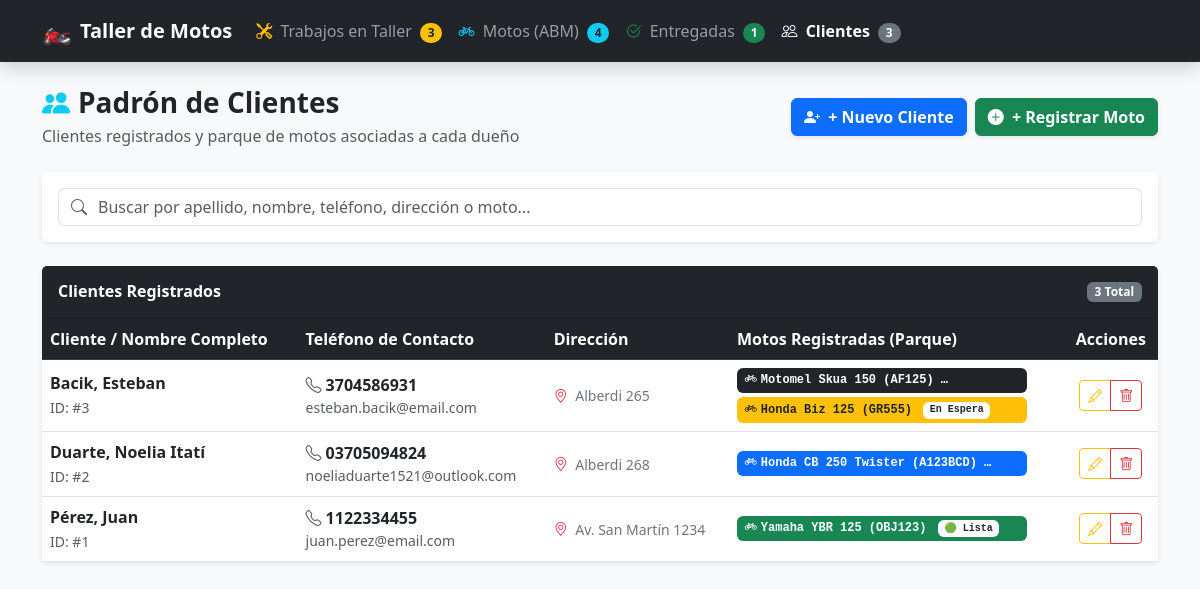
The app's page /clientes.php, older data.
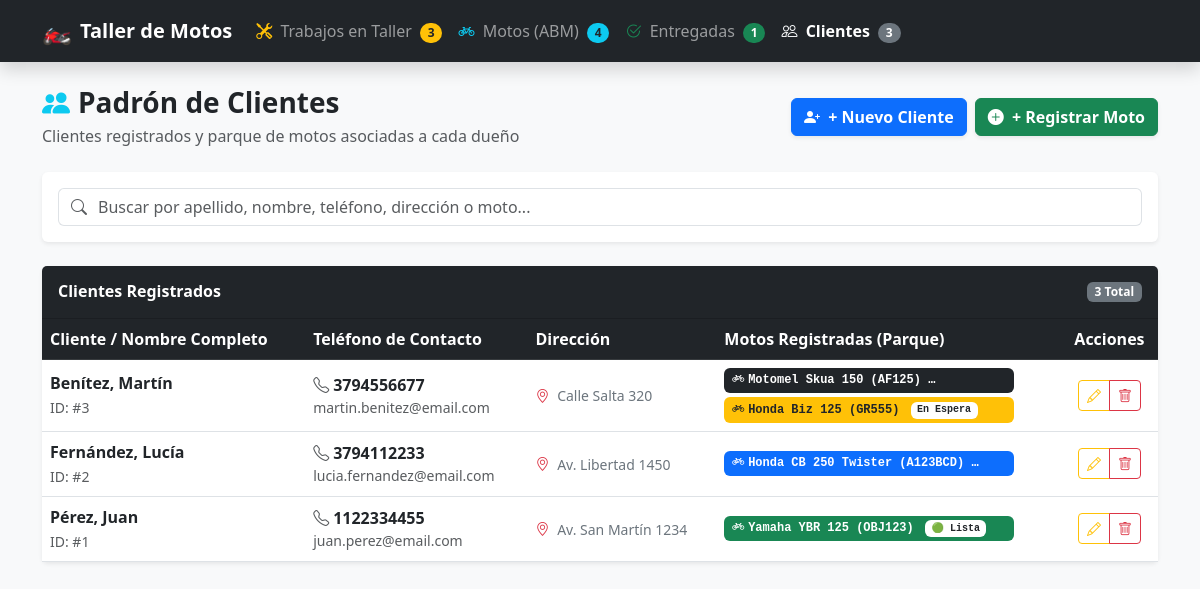
The same page, newer data.
### tables this page shows
CREATE TABLE `clientes` (
  `id_cliente` int(11) NOT NULL,
  `nombre` varchar(100) NOT NULL,
  `apellido` varchar(100) NOT NULL,
  `telefono` varchar(20) NOT NULL,
  `email` varchar(100) DEFAULT NULL,
  `direccion` varchar(200) DEFAULT NULL,
  `fecha_registro` timestamp NOT NULL DEFAULT current_timestamp()
);

### clientes.php (the view, shortened to what the changed rows need)
<?php
require_once 'conexion.php';
$sqlClientes = "SELECT c.*,
                COUNT(m.id_moto) AS total_motos,
                GROUP_CONCAT(CONCAT(
                    m.marca, ' ', m.modelo, ' (', m.patente, ')',
                    '###',
                    COALESCE((SELECT t.estado FROM trabajos t WHERE t.id_moto = m.id_moto ORDER BY t.id_trabajo DESC LIMIT 1), 'Sin orden')
                ) SEPARATOR '||') AS detalle_motos
                FROM clientes c
                LEFT JOIN motos m ON c.id_cliente = m.id_cliente
                GROUP BY c.id_cliente
                ORDER BY c.apellido ASC, c.nombre ASC";
$stmt = $pdo->query($sqlClientes);
$clientes = $stmt->fetchAll();
?>
<!DOCTYPE html>
<html lang="es">
<head>
    <link href="https://cdn.jsdelivr.net/npm/bootstrap@5.3.0/dist/css/bootstrap.min.css" rel="stylesheet">
    <link href="https://cdn.jsdelivr.net/npm/bootstrap-icons@1.10.5/font/bootstrap-icons.css" rel="stylesheet">
</head>
<body class="bg-light">
    <div class="container mb-5">
        <div class="card shadow-sm border-0">
            <div class="card-body p-0">
                <div class="table-responsive">
                    <table class="table table-hover align-middle mb-0">
                        <thead class="table-dark">
                            <tr>
                                <th>Cliente / Nombre Completo</th>
                                <th>Teléfono de Contacto</th>
                                <th>Dirección</th>
                                <th>Motos Registradas (Parque)</th>
                                <th class="text-center">Acciones</th>
                            </tr>
                        </thead>
                        <tbody id="tablaClientes">
                            <?php if (empty($clientes)): ?>
                                <tr>
                                    <td colspan="5" class="text-center py-5 text-muted">
                                        <i class="bi bi-people fs-1 d-block mb-2"></i>
                                        No hay clientes registrados aún.
                                    </td>
                                </tr>
                            <?php else: ?>
                                <?php foreach ($clientes as $c):
                                    $listaMotos = !empty($c['detalle_motos']) ? explode('||', $c['detalle_motos']) : [];
                                ?>
                                    <tr class="fila-cliente" data-search="<?php echo strtolower(htmlspecialchars($c['nombre'] . ' ' . $c['apellido'] . ' ' . $c['telefono'] . ' ' . ($c['direccion'] ?? '') . ' ' . ($c['detalle_motos'] ?? ''))); ?>">
                                        <td>
                                            <div class="fw-bold text-dark fs-6">
                                                <?php echo htmlspecialchars($c['apellido'] . ', ' . $c['nombre']); ?>
                                            </div>
                                            <small class="text-muted">ID: #<?php echo $c['id_cliente']; ?></small>
                                        </td>
                                        <td>
                                            <strong class="text-dark"><i class="bi bi-telephone me-1 text-muted"></i><?php echo htmlspecialchars($c['telefono']); ?></strong>
                                            <?php if (!empty($c['email'])): ?>
                                                <small class="text-muted d-block"><?php echo htmlspecialchars($c['email']); ?></small>
                                            <?php endif; ?>
                                        </td>
                                        <td>
                                            <span class="text-secondary small">
                                                <i class="bi bi-geo-alt me-1 text-danger"></i>
                                                <?php echo !empty($c['direccion']) ? htmlspecialchars($c['direccion']) : '<span class="text-muted fst-italic">No informada</span>'; ?>
                                            </span>
                                        </td>
                                        <td>
                                            <?php if (empty($listaMotos)): ?>
                                                <span class="badge bg-light text-muted border">Sin motos asociadas</span>
                                            <?php else: ?>
                                                <div class="d-flex flex-column gap-1">
                                                    <?php foreach ($listaMotos as $mInfo):
                                                        $partes = explode('###', $mInfo);
                                                        $nombreMoto = $partes[0];
                                                        $estMoto = $partes[1] ?? 'Sin orden';
                                                        $badgeMotoBg = 'bg-secondary';
                                                        if ($estMoto === 'Terminado') $badgeMotoBg = 'bg-success text-white';
                                                        if ($estMoto === 'En Reparacion') $badgeMotoBg = 'bg-primary text-white';
                                                        if ($estMoto === 'En Espera') $badgeMotoBg = 'bg-warning text-dark';
                                                        if ($estMoto === 'Entregado') $badgeMotoBg = 'bg-dark text-white';
                                                    ?>
                                                        <span class="badge <?php echo $badgeMotoBg; ?> text-start p-1.5 font-monospace text-truncate" style="max-width: 290px;">
                                                            <i class="bi bi-bicycle me-1"></i><?php echo htmlspecialchars($nombreMoto); ?>
                                                            <?php if ($estMoto !== 'Sin orden'): ?>
                                                                <span class="badge bg-white text-dark ms-1" style="font-size: 10px;"><?php echo ($estMoto === 'Terminado') ? '🟢 Lista' : (($estMoto === 'Entregado') ? '⚪ Entregada' : htmlspecialchars($estMoto)); ?></span>
                                                            <?php endif; ?>
                                                        </span>
                                                    <?php endforeach; ?>
                                                </div>
                                            <?php endif; ?>
                                        </td>
                                        <td class="text-center">
                                            <div class="btn-group btn-group-sm">
                                                <a href="editar_cliente.php?id=<?php echo $c['id_cliente']; ?>" class="btn btn-outline-warning" title="Editar Cliente">
                                                    <i class="bi bi-pencil"></i>
                                                </a>
                                                <a href="eliminar_cliente.php?id=<?php echo $c['id_cliente']; ?>" class="btn btn-outline-danger"
                                                   onclick="return confirm('¿Seguro que deseas eliminar este cliente?');" title="Eliminar Cliente">
                                                    <i class="bi bi-trash"></i>
                                                </a>
                                            </div>
                                        </td>
                                    </tr>
                                <?php endforeach; ?>
                            <?php endif; ?>
                        </tbody>
                    </table>
                </div>
            </div>
        </div>
    </div>
</body>
</html>

Row changes from the older to the newer data that the page shows:
changed clientes id 3: apellido+nombre "Bacik, Esteban" → "Benítez, Martín"; telefono "3704586931" → "3794556677"; email "esteban.bacik@email.com" → "martin.benitez@email.com"; direccion "Alberdi 265" → "Calle Salta 320"
changed clientes id 2: apellido+nombre "Duarte, Noelia Itatí" → "Fernández, Lucía"; telefono "03705094824" → "3794112233"; email "noeliaduarte1521@outlook.com" → "lucia.fernandez@email.com"; direccion "Alberdi 268" → "Av. Libertad 1450"
